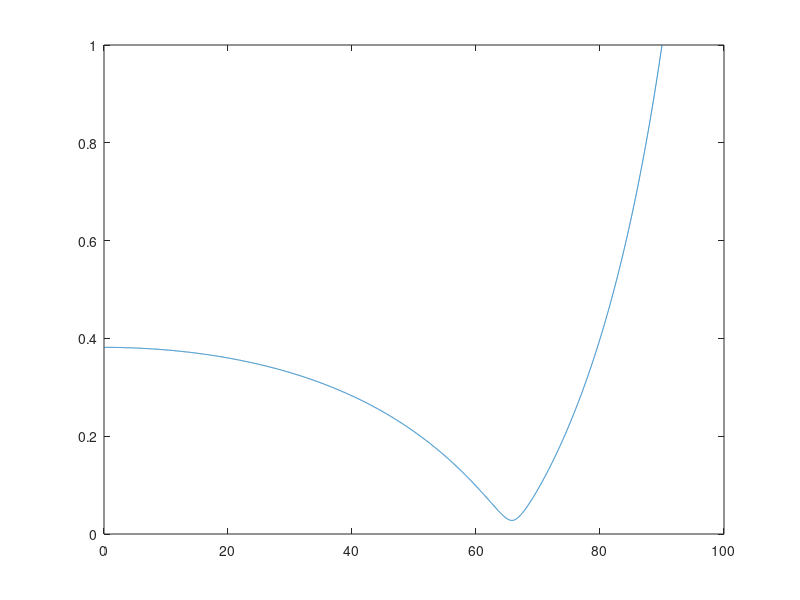
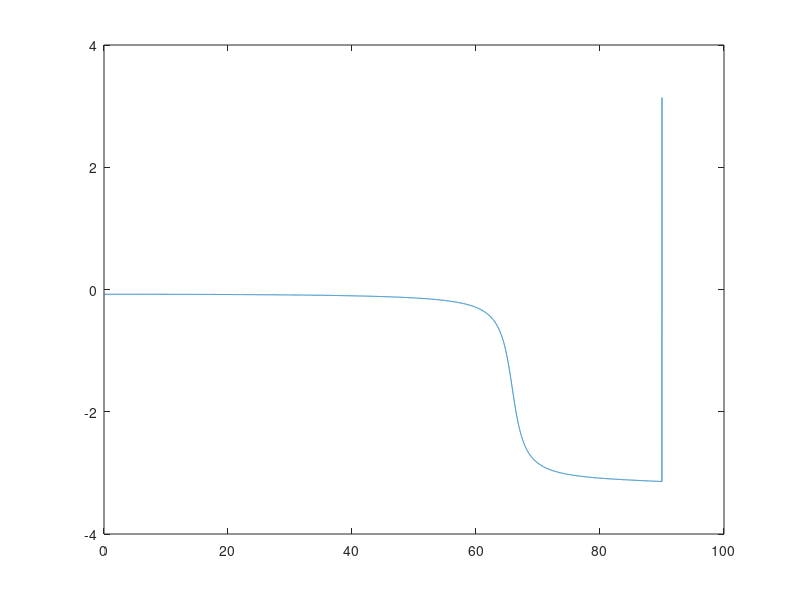

Write MATLAB code to recreate these figures, in order.
clc;
clear all;
close all;

format long g

n1 = 1.003;
n2 = (sqrt(4.94-0.69j));

h = 1.06;
l = 27.73;

theta = 90 - atand(h/l);
theta1 = linspace(0,90,10000);
theta2 = asind((n1*sind(theta1))./n2);

gamma = (n2*cosd(theta1) - n1*cosd(theta2))./(n2*cosd(theta1) + n1*cosd(theta2));

figure;
plot(theta1,abs(gamma))
figure;
%plot(theta1,atan2(imag(gamma), real(gamma)))
plot(theta1,angle(gamma))
%ylim([0 pi])

idx = min(find(theta1 >=theta));
R = gamma(idx);

RL = -20*log10(abs(R))
